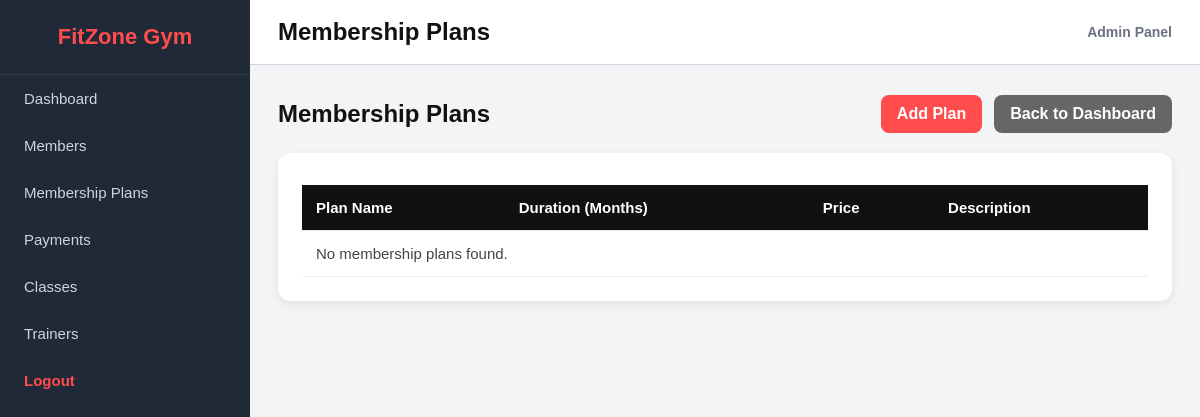
The page /billing/plans/ (signed in) on the database as committed earlier.
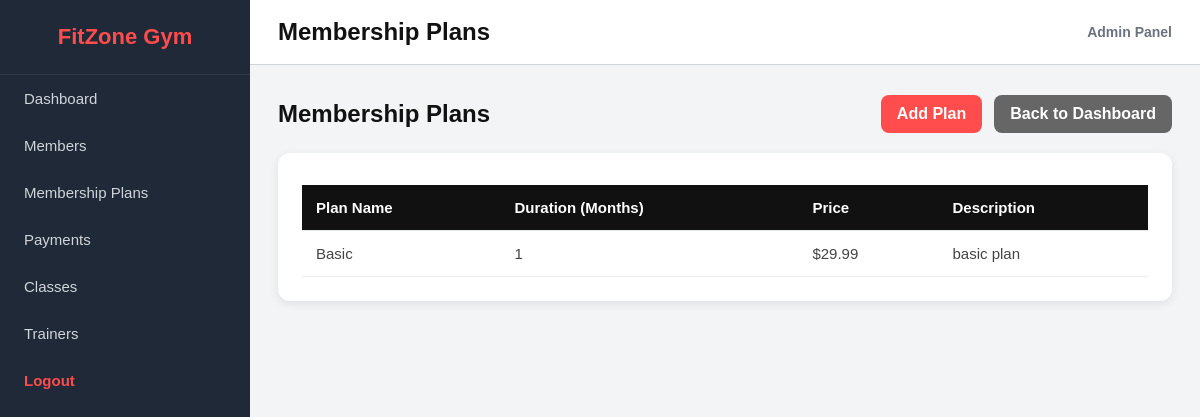
The same page on the database as committed later.
### billing/models.py (models this page shows, shortened)
class MembershipPlan(models.Model):
    plan_name = models.CharField(max_length=100)
    duration_in_months = models.PositiveIntegerField()
    price = models.DecimalField(max_digits=10, decimal_places=2)
    description = models.TextField(blank=True, null=True)

### billing/views.py (the view)
# urls.py: path('plans/', views.plan_list, name='plan_list'),
@user_passes_test(is_superuser)
def plan_list(request):
    plans = MembershipPlan.objects.all().order_by('plan_name')
    return render(request, 'billing/plan_list.html', {'plans': plans})

### billing/views.py (called while the page is built)
def is_superuser(user):
    return user.is_authenticated and user.is_superuser

### billing/templates/billing/plan_list.html (shortened to what this page needs)
{% extends 'base.html' %}
{% block page_title %}Membership Plans{% endblock %}
{% block content %}
<div class="page-header">
    <h2>Membership Plans</h2>
    <div class="header-actions">
        <a href="{% url 'add_plan' %}" class="btn-red">Add Plan</a>
        <a href="{% url 'billing_dashboard' %}" class="btn-grey">Back to Dashboard</a>
    </div>
</div>
<div class="table-card">
    <table class="styled-table">
        <tr>
            <th>Plan Name</th>
            <th>Duration (Months)</th>
            <th>Price</th>
            <th>Description</th>
        </tr>
        {% for plan in plans %}
        <tr>
            <td>{{ plan.plan_name }}</td>
            <td>{{ plan.duration_in_months }}</td>
            <td>${{ plan.price }}</td>
            <td>{{ plan.description }}</td>
        </tr>
        {% empty %}
        <tr>
            <td colspan="4">No membership plans found.</td>
        </tr>
        {% endfor %}
    </table>
</div>
{% endblock %}

Rows that differ between the two databases and show on the page:
added MembershipPlan: plan_name "Basic", duration_in_months "1", price "29.99", description "basic plan"
Other text that changed with them:
text no longer shown: "No membership plans found."
